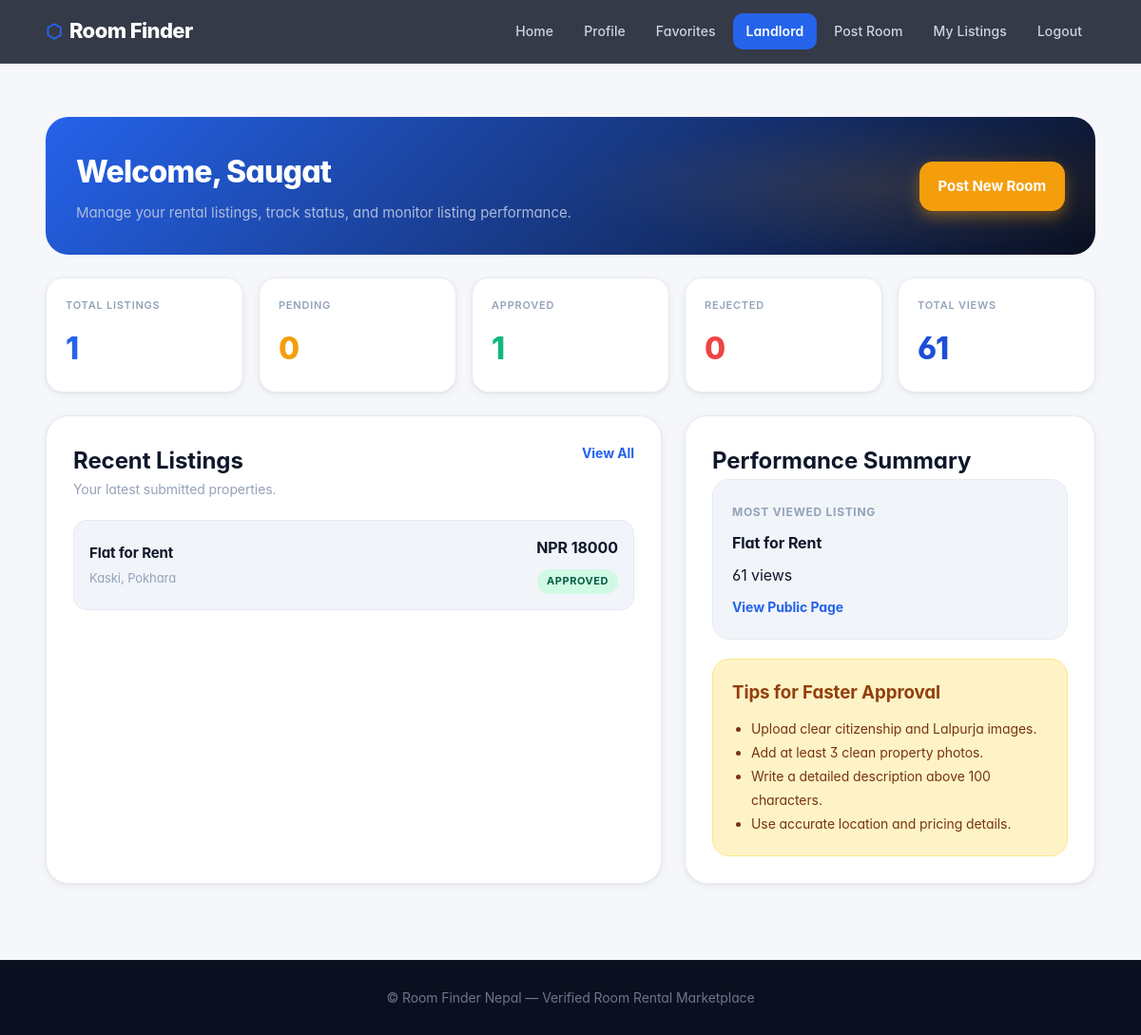
Page /rooms/landlord-dashboard/ (signed in) on the committed database.
### apps/accounts/models.py (models this page shows, shortened)
class User(AbstractUser):
    ROLE_TENANT = 'tenant'
    ROLE_LANDLORD = 'landlord'
    ROLE_ADMIN = 'admin'
    ROLE_CHOICES = [
        (ROLE_TENANT, 'Tenant'),
        (ROLE_LANDLORD, 'Landlord'),
        (ROLE_ADMIN, 'Admin'),
    ]
    email = models.EmailField(unique=True)
    phone = models.CharField(max_length=20, unique=True)
    profile_image = models.ImageField(
        upload_to='profile_images/',
        blank=True,
        null=True
    )
    role = models.CharField(
        max_length=20,
        choices=ROLE_CHOICES,
        default=ROLE_TENANT
    )
    email_verified = models.BooleanField(default=False)
    username = models.CharField(
        max_length=150,
        unique=True,
        blank=True,
        null=True
    )
    USERNAME_FIELD = 'email'
    REQUIRED_FIELDS = ['first_name', 'last_name', 'phone']
    objects = UserManager()
    @property
    def is_landlord(self):
        return self.role == self.ROLE_LANDLORD
    @property
    def is_platform_admin(self):
        return self.role == self.ROLE_ADMIN

### apps/listings/models.py (models this page shows, shortened)
class Listing(models.Model):
    PROPERTY_SINGLE_ROOM = 'single_room'
    PROPERTY_TWO_ROOMS = 'two_rooms'
    PROPERTY_FLAT = 'flat'
    PROPERTY_APARTMENT = 'apartment'
    PROPERTY_HOUSE = 'house'
    PROPERTY_HOSTEL = 'hostel'
    PROPERTY_OFFICE = 'office'
    PROPERTY_SHUTTER = 'shutter'
    PROPERTY_TYPE_CHOICES = [
        (PROPERTY_SINGLE_ROOM, 'Single Room'),
        (PROPERTY_TWO_ROOMS, '2 Rooms'),
        (PROPERTY_FLAT, 'Flat'),
        (PROPERTY_APARTMENT, 'Apartment'),
        (PROPERTY_HOUSE, 'House'),
        (PROPERTY_HOSTEL, 'Hostel'),
        (PROPERTY_OFFICE, 'Office Space'),
        (PROPERTY_SHUTTER, 'Shutter'),
    ]
    STATUS_PENDING = 'pending'
    STATUS_APPROVED = 'approved'
    STATUS_REJECTED = 'rejected'
    STATUS_CHOICES = [
        (STATUS_PENDING, 'Pending'),
        (STATUS_APPROVED, 'Approved'),
        (STATUS_REJECTED, 'Rejected'),
    ]
    FURNISHED_FURNISHED = 'furnished'
    FURNISHED_UNFURNISHED = 'unfurnished'
    FURNISHED_SEMI = 'semi_furnished'
    FURNISHED_CHOICES = [
        (FURNISHED_FURNISHED, 'Furnished'),
        (FURNISHED_UNFURNISHED, 'Unfurnished'),
        (FURNISHED_SEMI, 'Semi-Furnished'),
    ]
    owner = models.ForeignKey(
        settings.AUTH_USER_MODEL,
        on_delete=models.CASCADE,
        related_name='listings'
    )
    title = models.CharField(max_length=255)
    description = models.TextField()
    property_type = models.CharField(
        max_length=30,
        choices=PROPERTY_TYPE_CHOICES
    )
    province = models.ForeignKey(
        Province,
        on_delete=models.PROTECT,
        related_name='listings'
    )
    district = models.ForeignKey(
        District,
        on_delete=models.PROTECT,
        related_name='listings'
    )
    city = models.CharField(max_length=100)
    area = models.CharField(max_length=200)
    ward_number = models.PositiveIntegerField(null=True, blank=True)
    exact_address = models.CharField(max_length=255, blank=True)
    latitude = models.DecimalField(
        max_digits=9,
        decimal_places=6,
        null=True,
        blank=True
    )
    longitude = models.DecimalField(
        max_digits=9,
        decimal_places=6,
        null=True,
        blank=True
    )
    monthly_rent = models.PositiveIntegerField()
    security_deposit = models.PositiveIntegerField(default=0)
    bills_water_included = models.BooleanField(default=False)
    bills_electricity_included = models.BooleanField(default=False)
    bills_internet_included = models.BooleanField(default=False)
    furnished_status = models.CharField(
        max_length=30,
        choices=FURNISHED_CHOICES,
        default=FURNISHED_UNFURNISHED
    )
    available_date = models.DateField(null=True, blank=True)
    rules = models.TextField(blank=True)
    status = models.CharField(
        max_length=20,
        choices=STATUS_CHOICES,
        default=STATUS_PENDING
    )
    rejection_reason = models.TextField(blank=True)
    is_owner_verified = models.BooleanField(default=False)
    is_property_verified = models.BooleanField(default=False)
    views_count = models.PositiveIntegerField(default=0)
    created_at = models.DateTimeField(auto_now_add=True)
    updated_at = models.DateTimeField(auto_now=True)
    approved_at = models.DateTimeField(null=True, blank=True)
    class Meta:
        ordering = ['-created_at']

### apps/locations/models.py (models this page shows, shortened)
class District(models.Model):
    province = models.ForeignKey(
        Province,
        on_delete=models.CASCADE,
        related_name='districts'
    )
    name = models.CharField(max_length=100)
    class Meta:
        ordering = ['name']
        unique_together = ('province', 'name')

### apps/listings/views.py (the view)
# urls.py: path('rooms/landlord-dashboard/', views.landlord_dashboard, name='landlord_dashboard'),
@login_required
def landlord_dashboard(request):
    if not request.user.is_landlord:
        messages.error(request, "Only landlords can access this dashboard.")
        return redirect('home')
    listings = Listing.objects.filter(owner=request.user)
    total_listings = listings.count()
    pending_listings_count = listings.filter(status=Listing.STATUS_PENDING).count()
    approved_listings_count = listings.filter(status=Listing.STATUS_APPROVED).count()
    rejected_listings_count = listings.filter(status=Listing.STATUS_REJECTED).count()
    total_views = sum(listings.values_list('views_count', flat=True))
    recent_listings = listings.order_by('-created_at')[:5]
    most_viewed_listing = listings.order_by('-views_count').first()
    context = {
        'total_listings': total_listings,
        'pending_listings_count': pending_listings_count,
        'approved_listings_count': approved_listings_count,
        'rejected_listings_count': rejected_listings_count,
        'total_views': total_views,
        'recent_listings': recent_listings,
        'most_viewed_listing': most_viewed_listing,
    }
    return render(request, 'listings/landlord_dashboard.html', context)

### templates/listings/landlord_dashboard.html
{% extends 'base.html' %}
{% block content %}
<section class="landlord-section">
    <div class="container">
        <div class="landlord-hero">
            <div>
                <h1>Welcome, {{ request.user.first_name }}</h1>
                <p>Manage your rental listings, track status, and monitor listing performance.</p>
            </div>
            <a href="{% url 'create_listing' %}" class="landlord-primary-btn">
                Post New Room
            </a>
        </div>
        <div class="landlord-stats-grid">
            <div class="landlord-stat-card">
                <span>Total Listings</span>
                <strong>{{ total_listings }}</strong>
            </div>
            <div class="landlord-stat-card pending">
                <span>Pending</span>
                <strong>{{ pending_listings_count }}</strong>
            </div>
            <div class="landlord-stat-card approved">
                <span>Approved</span>
                <strong>{{ approved_listings_count }}</strong>
            </div>
            <div class="landlord-stat-card rejected">
                <span>Rejected</span>
                <strong>{{ rejected_listings_count }}</strong>
            </div>
            <div class="landlord-stat-card views">
                <span>Total Views</span>
                <strong>{{ total_views }}</strong>
            </div>
        </div>
        <div class="landlord-grid">
            <div class="landlord-card">
                <div class="landlord-card-header">
                    <div>
                        <h2>Recent Listings</h2>
                        <p>Your latest submitted properties.</p>
                    </div>
                    <a href="{% url 'my_listings' %}">View All</a>
                </div>
                <div class="landlord-list">
                    {% for listing in recent_listings %}
                        <div class="landlord-list-item">
                            <div>
                                <h3>{{ listing.title }}</h3>
                                <p>{{ listing.district.name }}, {{ listing.city }}</p>
                            </div>
                            <div class="landlord-list-right">
                                <strong>NPR {{ listing.monthly_rent }}</strong>
                                <span class="status-pill status-{{ listing.status }}">
                                    {{ listing.get_status_display }}
                                </span>
                            </div>
                        </div>
                    {% empty %}
                        <div class="empty-mini">
                            <p>You have not posted any listings yet.</p>
                            <a href="{% url 'create_listing' %}">Post your first room</a>
                        </div>
                    {% endfor %}
                </div>
            </div>
            <div class="landlord-card">
                <h2>Performance Summary</h2>
                {% if most_viewed_listing %}
                    <div class="performance-box">
                        <span>Most Viewed Listing</span>
                        <h3>{{ most_viewed_listing.title }}</h3>
                        <p>{{ most_viewed_listing.views_count }} view{{ most_viewed_listing.views_count|pluralize }}</p>
                        {% if most_viewed_listing.status == 'approved' %}
                            <a href="{% url 'listing_detail' most_viewed_listing.pk %}">
                                View Public Page
                            </a>
                        {% endif %}
                    </div>
                {% else %}
                    <div class="empty-mini">
                        <p>No performance data yet.</p>
                    </div>
                {% endif %}
                <div class="landlord-tips">
                    <h3>Tips for Faster Approval</h3>
                    <ul>
                        <li>Upload clear citizenship and Lalpurja images.</li>
                        <li>Add at least 3 clean property photos.</li>
                        <li>Write a detailed description above 100 characters.</li>
                        <li>Use accurate location and pricing details.</li>
                    </ul>
                </div>
            </div>
        </div>
    </div>
</section>
{% endblock %}

### rows in the picture
User: user.first_name "Saugat"
Listing: title "Flat for Rent", district.name "Kaski", city "Pokhara", monthly_rent "18000", status "APPROVED", views_count "61"

### other values in the picture
{{ total_listings }} "1"
{{ pending_listings_count }} "0"
{{ approved_listings_count }} "1"
{{ rejected_listings_count }} "0"
{{ total_views }} "61"
